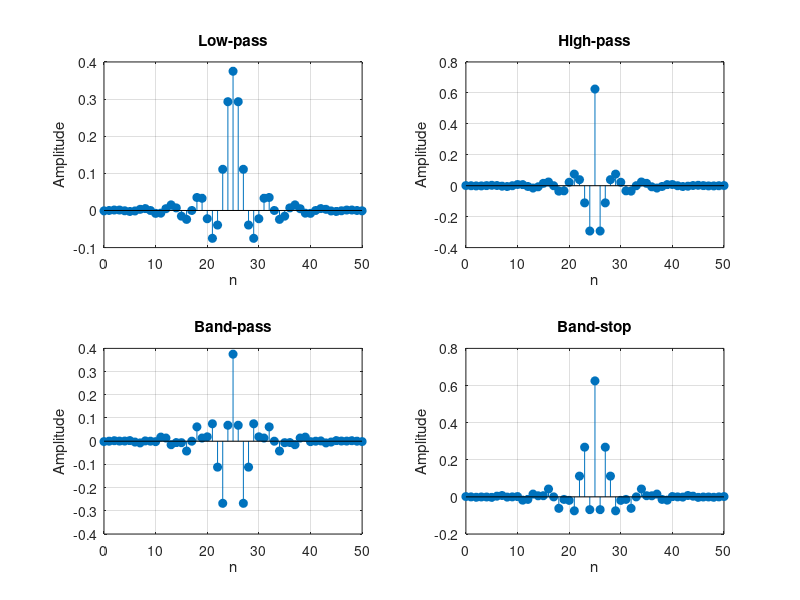
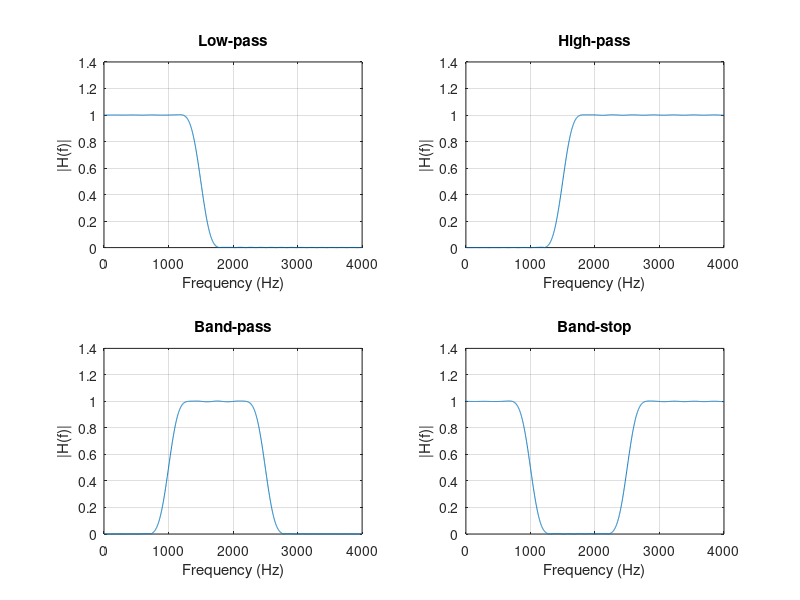
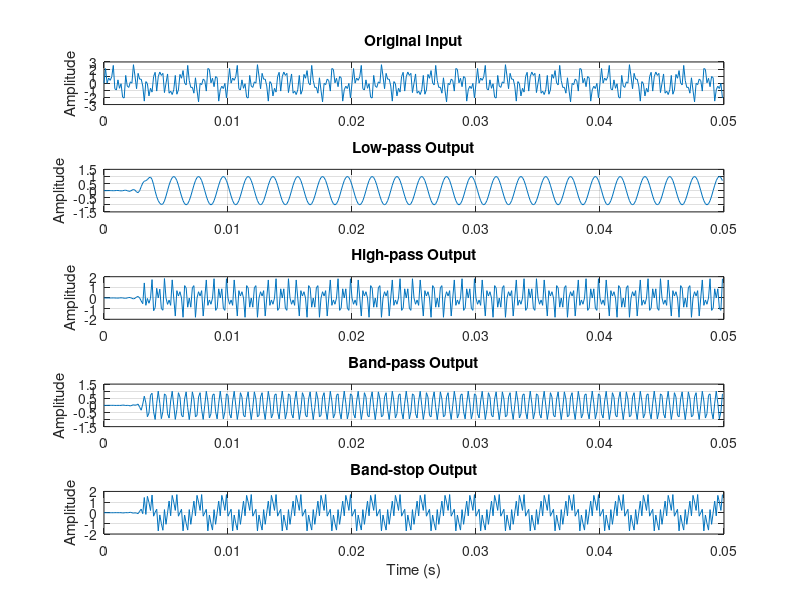

Here is the MATLAB script that generated these plots, in order:
clc;
clear;
close all;

% STEP 1: Given values
Fs = 8000;
N = 51;
fc = 1500;
fL = 1000;
fH = 2500;

M = (N-1)/2;
n = -M:M;

% STEP 2: Digital frequencies
Oc = 2*pi*fc/Fs;
OL = 2*pi*fL/Fs;
OH = 2*pi*fH/Fs;

% STEP 3: Hamming window
w = 0.54 + 0.46*cos(pi*n/M);

% STEP 4: Ideal impulse responses
hLP = zeros(1,N);
hHP = zeros(1,N);
hBP = zeros(1,N);
hBS = zeros(1,N);

nz = (n ~= 0);

hLP(nz) = sin(Oc*n(nz))./(pi*n(nz));
hLP(~nz) = Oc/pi;

hHP(nz) = -sin(Oc*n(nz))./(pi*n(nz));
hHP(~nz) = (pi-Oc)/pi;

hBP(nz) = (sin(OH*n(nz))-sin(OL*n(nz)))./(pi*n(nz));
hBP(~nz) = (OH-OL)/pi;

hBS(nz) = (-sin(OH*n(nz))+sin(OL*n(nz)))./(pi*n(nz));
hBS(~nz) = (pi-OH+OL)/pi;

% STEP 5: Apply Hamming window
bLP = hLP.*w;
bHP = hHP.*w;
bBP = hBP.*w;
bBS = hBS.*w;

% STEP 6: Plot impulse responses
figure('Name','Impulse Responses');

subplot(2,2,1);
stem(0:N-1,bLP,'filled'); grid on;
title('Low-pass'); xlabel('n'); ylabel('Amplitude');

subplot(2,2,2);
stem(0:N-1,bHP,'filled'); grid on;
title('High-pass'); xlabel('n'); ylabel('Amplitude');

subplot(2,2,3);
stem(0:N-1,bBP,'filled'); grid on;
title('Band-pass'); xlabel('n'); ylabel('Amplitude');

subplot(2,2,4);
stem(0:N-1,bBS,'filled'); grid on;
title('Band-stop'); xlabel('n'); ylabel('Amplitude');

% STEP 7: Plot frequency responses
[HLP,f] = freqz(bLP,1,2048,Fs);
HHP = freqz(bHP,1,2048,Fs);
HBP = freqz(bBP,1,2048,Fs);
HBS = freqz(bBS,1,2048,Fs);

figure('Name','Frequency Responses');

subplot(2,2,1);
plot(f,abs(HLP)); grid on;
title('Low-pass'); xlabel('Frequency (Hz)'); ylabel('|H(f)|');

subplot(2,2,2);
plot(f,abs(HHP)); grid on;
title('High-pass'); xlabel('Frequency (Hz)'); ylabel('|H(f)|');

subplot(2,2,3);
plot(f,abs(HBP)); grid on;
title('Band-pass'); xlabel('Frequency (Hz)'); ylabel('|H(f)|');

subplot(2,2,4);
plot(f,abs(HBS)); grid on;
title('Band-stop'); xlabel('Frequency (Hz)'); ylabel('|H(f)|');

% STEP 8: Generate input signal
t = 0:1/Fs:0.05-1/Fs;

x = sin(2*pi*500*t) + ...
    sin(2*pi*1800*t) + ...
    sin(2*pi*3000*t);

% STEP 9: Apply filters
yLP = filter(bLP,1,x);
yHP = filter(bHP,1,x);
yBP = filter(bBP,1,x);
yBS = filter(bBS,1,x);

% STEP 10: Plot input and filtered outputs
figure('Name','Filtered Waveforms');

subplot(5,1,1);
plot(t,x); grid on;
title('Original Input'); ylabel('Amplitude');

subplot(5,1,2);
plot(t,yLP); grid on;
title('Low-pass Output'); ylabel('Amplitude');

subplot(5,1,3);
plot(t,yHP); grid on;
title('High-pass Output'); ylabel('Amplitude');

subplot(5,1,4);
plot(t,yBP); grid on;
title('Band-pass Output'); ylabel('Amplitude');

subplot(5,1,5);
plot(t,yBS); grid on;
title('Band-stop Output');
xlabel('Time (s)'); ylabel('Amplitude');
